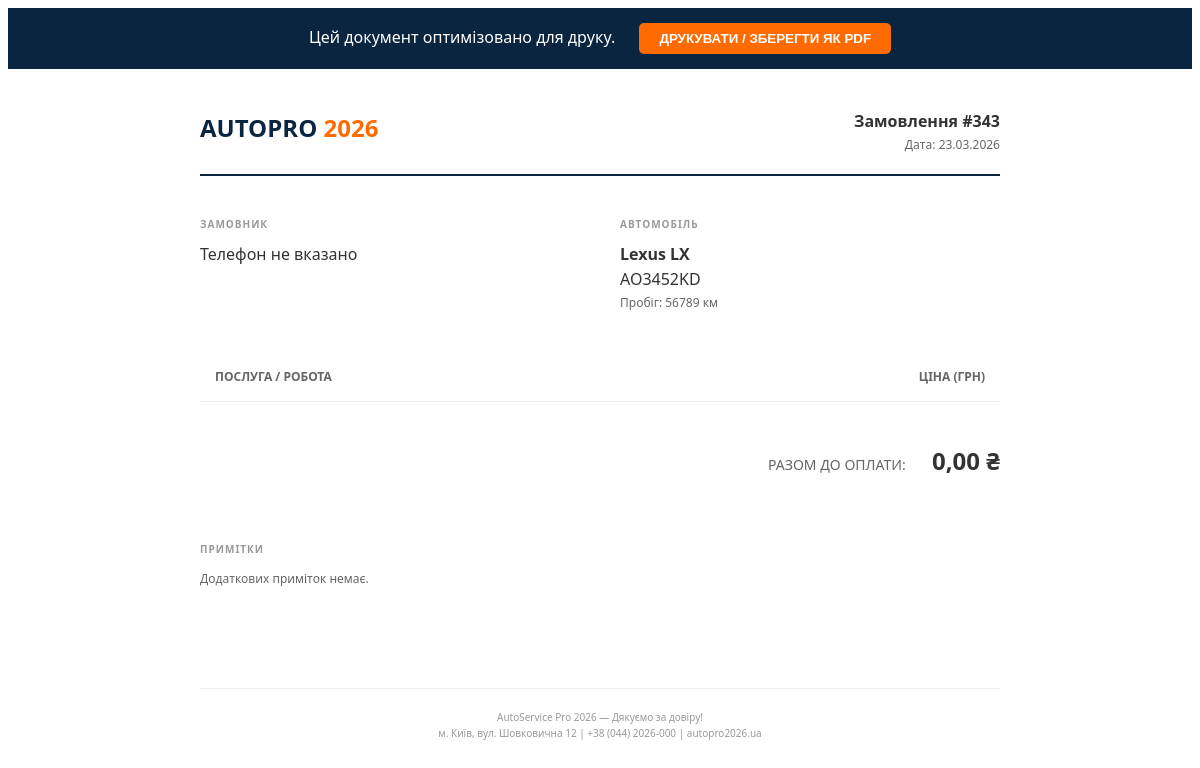
Screenshot of /reports/booking/343/ (signed in) with the database file from the repository.
### bookings/models.py (models this page shows, shortened)
class Booking(models.Model):
    class Status(models.TextChoices):
        PENDING = "PENDING", _("Очікує")
        CONFIRMED = "CONFIRMED", _("Підтверджено")
        IN_PROGRESS = "IN_PROGRESS", _("В роботі")
        DONE = "DONE", _("Виконано")
        CANCELLED = "CANCELLED", _("Скасовано")
    client = models.ForeignKey(
        settings.AUTH_USER_MODEL, on_delete=models.CASCADE, related_name="bookings"
    )
    car = models.ForeignKey(UserCar, on_delete=models.CASCADE, related_name="bookings")
    mechanic = models.ForeignKey(
        settings.AUTH_USER_MODEL,
        on_delete=models.SET_NULL,
        null=True,
        blank=True,
        limit_choices_to={"role": "MECHANIC"},
        related_name="assigned_tasks",
    )
    scheduled_at = models.DateTimeField(verbose_name=_("Заплановано на"))
    service_type = models.CharField(max_length=200, blank=True, verbose_name=_("Тип послуги"))
    status = models.CharField(
        max_length=20, choices=Status.choices, default=Status.PENDING, verbose_name=_("Статус")
    )
    total_cost = models.DecimalField(
        max_digits=10, decimal_places=2, default=0, verbose_name=_("Загальна вартість")
    )
    notes = models.TextField(blank=True, verbose_name=_("Примечания"))
    created_at = models.DateTimeField(auto_now_add=True)
    class Meta:
        verbose_name = _("Запис на сервіс")
        verbose_name_plural = _("Записи на сервіс")
        ordering = ["-scheduled_at"]

### accounts/models.py (models this page shows, shortened)
class User(AbstractUser):
    class Role(models.TextChoices):
        CLIENT = "CLIENT", _("Клієнт")
        MANAGER = "MANAGER", _("Менеджер")
        MECHANIC = "MECHANIC", _("Механік")
        ADMIN = "ADMIN", _("Адміністратор")
    email = models.EmailField(_("Email"), unique=True)
    role = models.CharField(
        max_length=20, choices=Role.choices, default=Role.CLIENT, verbose_name=_("Роль")
    )
    phone = models.CharField(max_length=20, blank=True, null=True, verbose_name=_("Телефон"))
    avatar = models.ImageField(
        upload_to="avatars/", blank=True, null=True, verbose_name=_("Аватар")
    )
    USERNAME_FIELD = "email"
    REQUIRED_FIELDS = ["username"]
    class Meta:
        verbose_name = _("Користувач")
        verbose_name_plural = _("Користувачі")

### cars/models.py (models this page shows, shortened)
class UserCar(models.Model):
    class FuelType(models.TextChoices):
        GASOLINE = "GASOLINE", _("Бензин")
        DIESEL = "DIESEL", _("Дизель")
        LPG = "LPG", _("Газ/Газ-бензин")
        ELECTRIC = "ELECTRIC", _("Електро")
        HYBRID = "HYBRID", _("Гібрид")
        CNG = "CNG", _("Метан")
    class EngineType(models.TextChoices):
        NATURAL = "NATURAL", _("Атмосферний")
        TURBO = "TURBO", _("Турбований")
        SUPERCHARGE = "SUPERCHARGE", _("Наддувний")
    class TechnicalCondition(models.TextChoices):
        EXCELLENT = "EXCELLENT", _("Відмінний")
        GOOD = "GOOD", _("Добрий")
        NEEDS_REPAIR = "NEEDS_REPAIR", _("Потребує ремонту")
        CRITICAL = "CRITICAL", _("Критичний")
    user = models.ForeignKey(
        settings.AUTH_USER_MODEL, on_delete=models.CASCADE, related_name="my_cars"
    )
    model = models.ForeignKey(CarModel, on_delete=models.PROTECT)
    vin = models.CharField(
        max_length=17, unique=True, blank=True, null=True, verbose_name=_("VIN-код")
    )
    license_plate = models.CharField(max_length=20, verbose_name=_("Держ. номер"))
    year = models.PositiveIntegerField(verbose_name=_("Рік випуску"))
    mileage = models.PositiveIntegerField(default=0, verbose_name=_("Пробіг (км)"))
    engine_type = models.CharField(
        max_length=20,
        choices=EngineType.choices,
        blank=True,
        null=True,
        verbose_name=_("Тип двигуна"),
    )
    engine_volume = models.DecimalField(
        max_digits=3, decimal_places=1, blank=True, null=True, verbose_name=_("Об'єм двигуна (л)")
    )
    fuel_type = models.CharField(
        max_length=20, choices=FuelType.choices, blank=True, null=True, verbose_name=_("Тип палива")
    )
    technical_condition = models.CharField(
        max_length=20,
        choices=TechnicalCondition.choices,
        default=TechnicalCondition.GOOD,
        verbose_name=_("Технічний стан"),
    )
    class Meta:
        verbose_name = _("Автомобіль користувача")
        verbose_name_plural = _("Автомобілі користувачів")

class CarModel(models.Model):
    brand = models.ForeignKey(CarBrand, on_delete=models.CASCADE, related_name="models")
    name = models.CharField(max_length=100, verbose_name=_("Модель"))
    year_start = models.PositiveIntegerField(default=2000)
    year_end = models.PositiveIntegerField(blank=True, null=True)
    def __str__(self):
        return f"{self.brand.name} {self.name}"
    class Meta:
        verbose_name = _("Модель авто")
        verbose_name_plural = _("Моделі авто")

class CarBrand(models.Model):
    name = models.CharField(max_length=100, unique=True, verbose_name=_("Марка"))
    logo = models.ImageField(upload_to="brands/", blank=True, null=True)
    class Meta:
        verbose_name = _("Марка авто")
        verbose_name_plural = _("Марки авто")

### reports/views.py (the view)
# urls.py: path("booking/<int:booking_id>/", views.booking_report, name="booking_report"),
@login_required
def booking_report(request, booking_id):
    booking = get_object_or_404(Booking, id=booking_id)
    return render(request, "reports/invoice_print.html", {"booking": booking})

### templates/reports/invoice_print.html (shortened to what this page needs)
<!DOCTYPE html>
<html lang="uk">
<head>
</head>
<body>
    <div class="no-print" style="background: #0A2540; color: white; padding: 15px; text-align: center; position: sticky; top: 0;">
        Цей документ оптимізовано для друку.
        <button onclick="window.print()" style="background: #FF6B00; border: none; color: white; padding: 8px 20px; border-radius: 5px; cursor: pointer; font-weight: bold; margin-left: 20px;">
            ДРУКУВАТИ / ЗБЕРЕГТИ ЯК PDF
        </button>
    </div>
    <div class="container">
        <div class="header">
            <div class="logo">AUTOPRO <span>2026</span></div>
            <div style="text-align: right;">
                <div style="font-weight: 900;">Замовлення #{{ booking.id }}</div>
                <div style="font-size: 12px; color: #666;">Дата: {{ booking.scheduled_at|date:"d.m.Y" }}</div>
            </div>
        </div>
        <div class="info-grid">
            <div>
                <div class="section-title">ЗАМОВНИК</div>
                <div>{{ booking.client.phone|default:"Телефон не вказано" }}</div>
            </div>
            <div>
                <div class="section-title">АВТОМОБІЛЬ</div>
                <div style="font-weight: bold;">{{ booking.car.model }}</div>
                <div>{{ booking.car.license_plate }}</div>
                <div style="font-size: 12px; color: #666;">Пробіг: {{ booking.car.mileage }} км</div>
            </div>
        </div>
        <table>
            <thead>
                <tr>
                    <th>Послуга / Робота</th>
                    <th style="text-align: right;">Ціна (грн)</th>
                </tr>
            </thead>
        </table>
        <div class="total-row">
            <span style="font-size: 14px; font-weight: normal; color: #666; margin-right: 20px;">РАЗОМ ДО ОПЛАТИ:</span>
            {{ booking.total_cost|floatformat:2 }} ₴
        </div>
        <div style="margin-top: 60px;">
            <div class="section-title">ПРИМІТКИ</div>
            <p style="font-size: 12px; color: #666;">{{ booking.notes|default:"Додаткових приміток немає." }}</p>
        </div>
        <div class="footer">
            AutoService Pro 2026 — Дякуємо за довіру! <br>
            м. Київ, вул. Шовковична 12 | +38 (044) 2026-000 | autopro2026.ua
        </div>
    </div>
</body>
</html>

### templates/reports/invoice_print.html (style rules this page uses)
body { font-family: 'Segoe UI', Tahoma, Geneva, Verdana, sans-serif; color: #333; line-height: 1.6; }
.container { max-width: 800px; margin: 0 auto; padding: 40px; }
.header { display: flex; justify-content: space-between; border-bottom: 2px solid #0A2540; padding-bottom: 20px; margin-bottom: 40px; }
.logo { font-size: 24px; font-weight: 900; color: #0A2540; }
.logo span { color: #FF6B00; }
.info-grid { display: grid; grid-template-columns: 1fr 1fr; gap: 40px; margin-bottom: 40px; }
.section-title { font-size: 10px; font-weight: 900; text-transform: uppercase; color: #999; margin-bottom: 10px; letter-spacing: 1px; }
table { width: 100%; border-collapse: collapse; margin-bottom: 40px; }
th { text-align: left; padding: 15px; border-bottom: 1px solid #eee; font-size: 12px; text-transform: uppercase; color: #666; }
.total-row { font-size: 24px; font-weight: 900; text-align: right; margin-top: 20px; }
.footer { font-size: 10px; color: #999; text-align: center; margin-top: 100px; border-top: 1px solid #eee; padding-top: 20px; }

### rows the page displays
Booking: id "343", scheduled_at "23.03.2026", client.phone "Телефон не вказано", car.model "Lexus LX", car.license_plate "AO3452KD", car.mileage "56789", total_cost "0,00", notes "Додаткових приміток немає."
